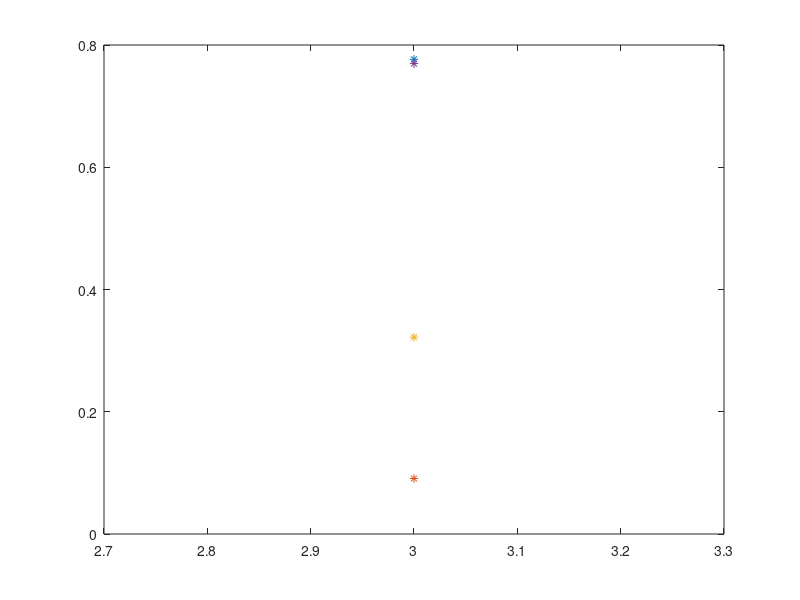
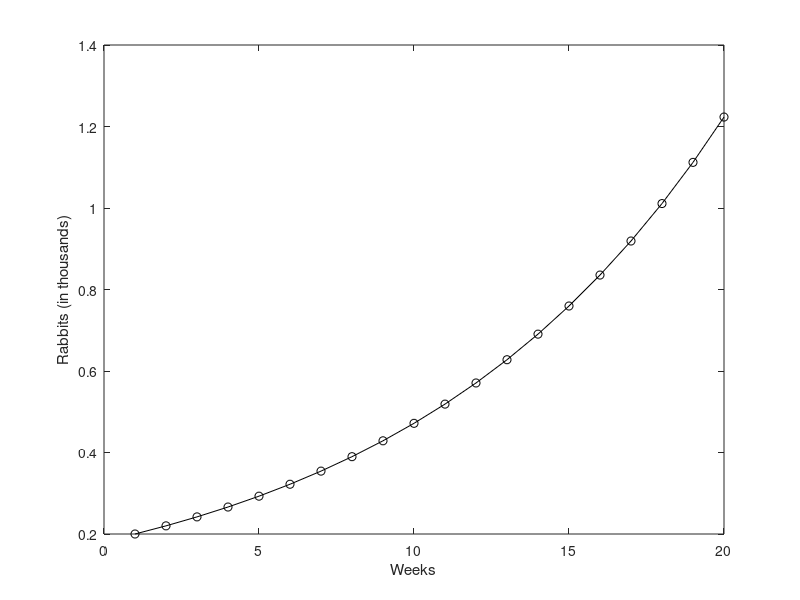

MATLAB code for these plots, in order:
% Simulate a discrete-time dynamical system

% x- population of RABBITS in thousands
% n- time in WEEKS

K=.6;
x0=.2;
x=zeros(100,1);x(1)=x0;
for r=0:.1:3
    for k=2:100
        x(k)=x(k-1)+r*(1-x(k-1)/K)*x(k-1);
    end
    %if x(end0-3)-x(end)
    plot(r,x(end-3:end),'*')
end

nMax = 20;% max number of days to simulate
x = ones(1,nMax); % population
x(1) = 0.2; % initial condition

for n=2:nMax
    
    x(n) = 1.1*x(n-1);
    
end % finished loop through days

figure;
plot(x,'-ok');
ylabel('Rabbits (in thousands)');
xlabel('Weeks');